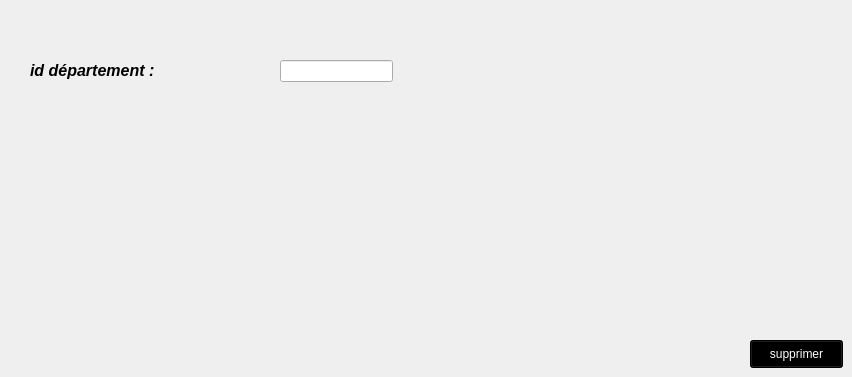
      <widget class="QWidget" name="tab_9">
       <attribute name="title">
        <string>supprimer département</string>
       </attribute>
       <widget class="QLabel" name="label_15">
        <property name="geometry">
         <rect>
          <x>30</x>
          <y>40</y>
          <width>191</width>
          <height>61</height>
         </rect>
        </property>
        <property name="text">
         <string>&lt;html&gt;&lt;head/&gt;&lt;body&gt;&lt;p&gt;&lt;span style=&quot; font-size:12pt; font-weight:600; font-style:italic;&quot;&gt;id département :&lt;/span&gt;&lt;/p&gt;&lt;/body&gt;&lt;/html&gt;</string>
        </property>
       </widget>
       <widget class="QLineEdit" name="id_dep_supp">
        <property name="geometry">
         <rect>
          <x>280</x>
          <y>60</y>
          <width>113</width>
          <height>22</height>
         </rect>
        </property>
        <property name="styleSheet">
         <string notr="true"/>
        </property>
       </widget>
       <widget class="QPushButton" name="pb_supp_dep">
        <property name="geometry">
         <rect>
          <x>750</x>
          <y>340</y>
          <width>93</width>
          <height>28</height>
         </rect>
        </property>
        <property name="styleSheet">
         <string notr="true">background-color:rgb(0, 0, 0);color:rgb(255, 255, 255)</string>
        </property>
        <property name="text">
         <string>supprimer</string>
        </property>
       </widget>
      </widget>
